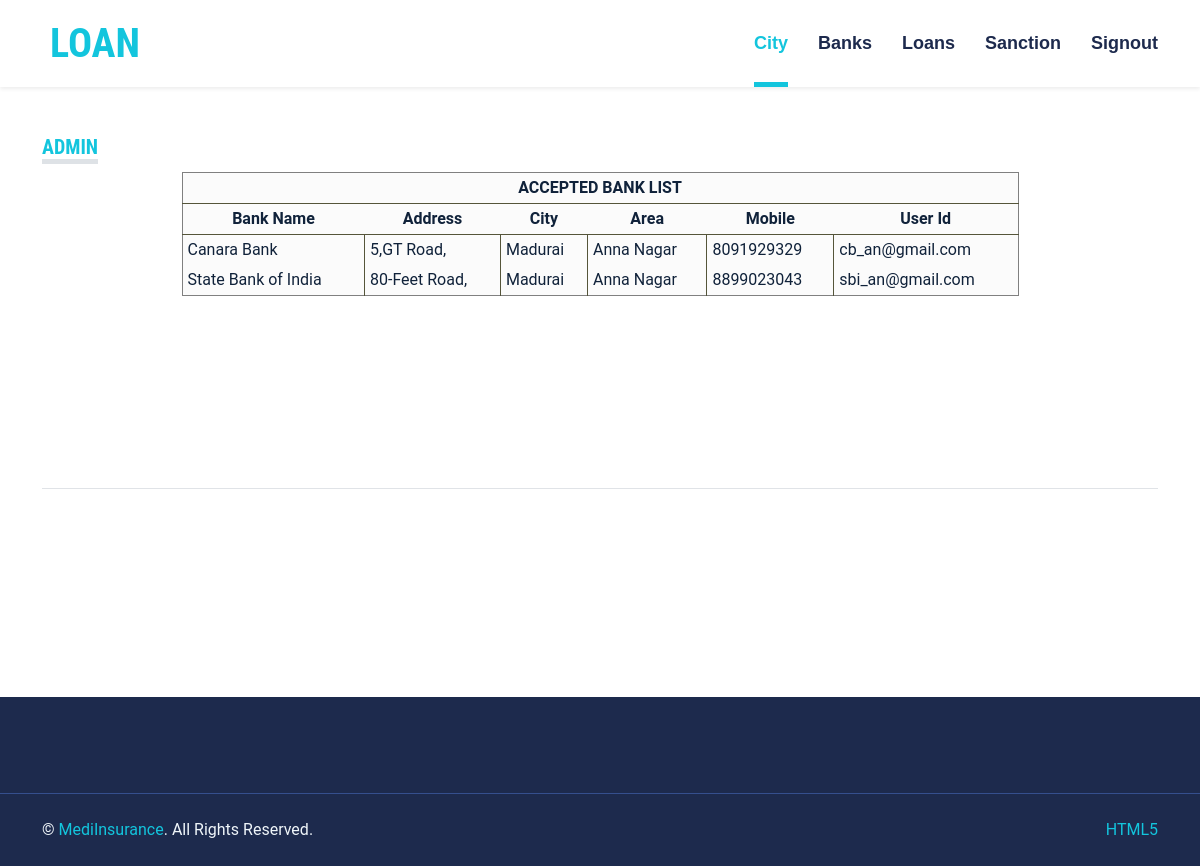
The page /avabanks.php (signed in) on the database its author committed.
### tables this page shows
CREATE TABLE IF NOT EXISTS `bank` (
  `id` int(11) NOT NULL AUTO_INCREMENT,
  `bname` varchar(200) NOT NULL,
  `addr` varchar(300) NOT NULL,
  `cname` varchar(200) NOT NULL,
  `aname` varchar(200) NOT NULL,
  `mobile` varchar(20) NOT NULL,
  `userid` varchar(200) NOT NULL,
  `pwd` varchar(50) NOT NULL,
  `accept` varchar(20) NOT NULL DEFAULT 'pending',
  PRIMARY KEY (`bname`,`cname`,`aname`),
  UNIQUE KEY `id` (`id`),
  UNIQUE KEY `userid` (`userid`)
);

### avabanks.php (the view, shortened to what this page needs)
<?php
include './adminheader.php';
$rs = mysqli_query($link, "select id,bname,addr,cname,aname,mobile,userid from bank where accept!='pending' order by cname,aname") or die(mysqli_error($link));
echo "<div class='scrolldiv'><table class='report_tab' style='float:none;margin:auto;min-width:75%;'><thead><tr><th colspan='6'>ACCEPTED BANK LIST";
echo "<tr><th>Bank Name<th>Address<th>City<th>Area<th>Mobile<th>User Id</thead><tbody>";
    while($row = mysqli_fetch_row($rs)) {
        echo "<tr>";
        echo "<td>$row[1]<td>$row[2]<td>$row[3]<td>$row[4]<td>$row[5]<td>$row[6]";
    }
echo "</tbody></table></div><hr>";
include './footer.php';

### css/style.css (style rules this page uses)
:root { --primary: #13C5DD; --secondary: #354F8E; --light: #EFF5F9; --dark: #1D2A4D; }
table.report_tab { border-spacing: 0; border: solid thin gray; margin: 10px; background-color: rgba(250,250,250,0.8); border-radius: 0.5em; color: #10223a; float:right; }
table.report_tab th, table.report_tab td { padding: 3px 5px; }
table.report_tab thead tr { border-bottom: solid thin #55553a; }
table.report_tab thead tr:last-child th { border-bottom: solid thin #55553a; }
table.report_tab tbody tr td, table.report_tab tbody tr th { border-right:solid thin #55553a; }
table.report_tab tbody tr td:last-child { border-right: none; }
table.report_tab thead tr th { text-align: center; }
div.scrolldiv { height:300px; overflow-y: scroll; }

### rows shown on the page
bank: bname "Canara Bank", addr "5,GT Road,", cname "Madurai", aname "Anna Nagar", mobile "8091929329", userid "cb_an@gmail.com"
bank: bname "State Bank of India", addr "80-Feet Road,", cname "Madurai", aname "Anna Nagar", mobile "8899023043", userid "sbi_an@gmail.com"
